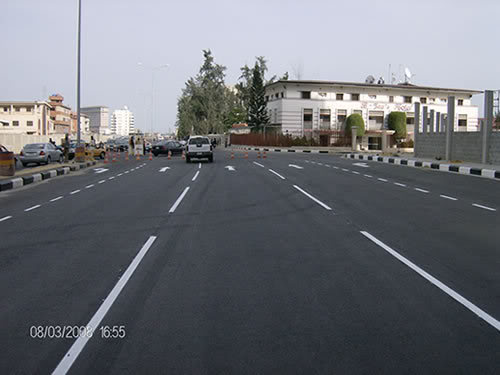
#> input picture test.JPG, 500 x 375 px
$ python region_masking.py
#> lines starting #> are read from the running program, lines starting #| are printed output that depends on the picture; after the words box and inside, x2 and y2 are one past the last pixel; in counts of white or black regions, pixels touching at a corner belong together
import matplotlib.pyplot as plt
import matplotlib.image as mpimg
import numpy as np

# Read in the image and print out some stats
# Note: in the previous example we were reading a .jpg
# Here we read a .png and convert to 0,255 bytescale
image = mpimg.imread('test.JPG')
#> image is the input picture: shape (375, 500, 3); mean R, G, B 110, 112.5, 118.5

# Grab the x and y size and make a copy of the image
ysize = image.shape[0]
#> ysize = 375
xsize = image.shape[1]
#> xsize = 500
color_select = np.copy(image)
line_image = np.copy(image)

# Define color selection criteria
# MODIFY THESE VARIABLES TO MAKE YOUR COLOR SELECTION
red_threshold = 200
green_threshold = 200
blue_threshold = 200

rgb_threshold = [red_threshold, green_threshold, blue_threshold]

# Define the vertices of a triangular mask.
# Keep in mind the origin (x=0, y=0) is in the upper left
# MODIFY THESE VALUES TO ISOLATE THE REGION
# WHERE THE LANE LINES ARE IN THE IMAGE
left_bottom = [0, ysize]
#> left_bottom = [0, 375]
right_bottom = [xsize, ysize]
#> right_bottom = [500, 375]
apex = [xsize/2, ysize/2+50]
#> apex = [250, 237.5]


# Perform a linear fit (y=Ax+B) to each of the three sides of the triangle
# np.polyfit returns the coefficients [A, B] of the fit
fit_left = np.polyfit((left_bottom[0], apex[0]), (left_bottom[1], apex[1]), 1)
#> fit_left = [-0.55, 375]
fit_right = np.polyfit((right_bottom[0], apex[0]), (right_bottom[1], apex[1]), 1)
#> fit_right = [0.55, 100]
fit_bottom = np.polyfit((left_bottom[0], right_bottom[0]), (left_bottom[1], right_bottom[1]), 1)
#> fit_bottom = [-9.77e-18, 375]

# Mask pixels below the threshold
color_thresholds = (image[:,:,0] < rgb_threshold[0]) | \
                    (image[:,:,1] < rgb_threshold[1]) | \
                    (image[:,:,2] < rgb_threshold[2])
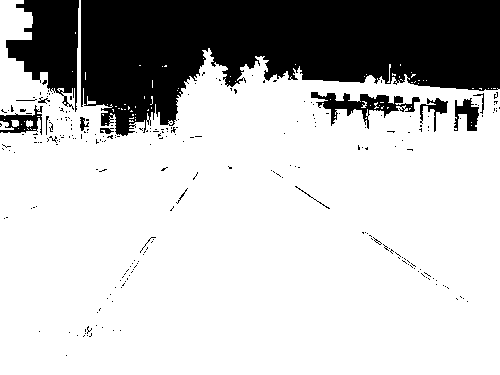
#> color_thresholds: shape (375, 500) bool; 75.8% white; 255 black regions (240 under 20 px), largest, box (x1, y1, x2, y2) and area: (81, 0, 500, 136) 36967, (6, 0, 79, 112) 4742, (311, 92, 420, 129) 1321

# Find the region inside the lines
XX, YY = np.meshgrid(np.arange(0, xsize), np.arange(0, ysize))
region_thresholds = (YY > (XX*fit_left[0] + fit_left[1])) & \
                    (YY > (XX*fit_right[0] + fit_right[1])) & \
                    (YY < (XX*fit_bottom[0] + fit_bottom[1]))

# Mask color and region selection
color_select[color_thresholds | ~region_thresholds] = [0, 0, 0]
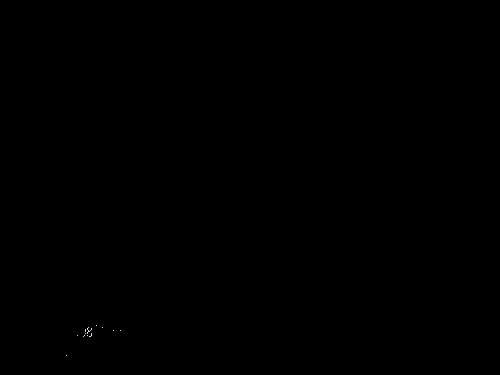
#> color_select: shape (375, 500, 3); mean R, G, B 0, 0, 0
# Color pixels red where both color and region selections met
line_image[~color_thresholds & region_thresholds] = [255, 0, 0]
#> line_image: shape (375, 500, 3); 0.02% of pixels changed, all inside (x1, y1, x2, y2) = (66, 325, 121, 356)

# Display the image and show region and color selections
plt.imshow(image)
x = [left_bottom[0], right_bottom[0], apex[0], left_bottom[0]]
y = [left_bottom[1], right_bottom[1], apex[1], left_bottom[1]]
plt.plot(x, y, 'b--', lw=4)
plt.imshow(color_select)
plt.imshow(line_image)
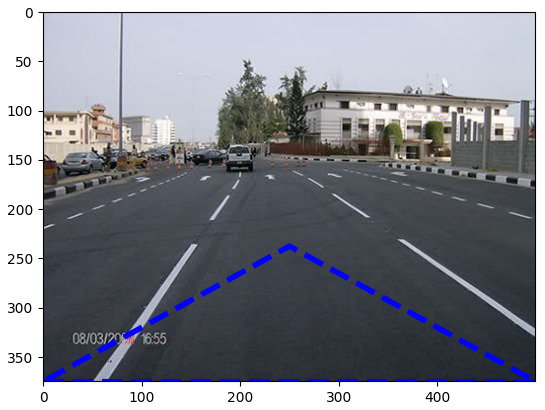
#> figure drawn by matplotlib, 1 panel
